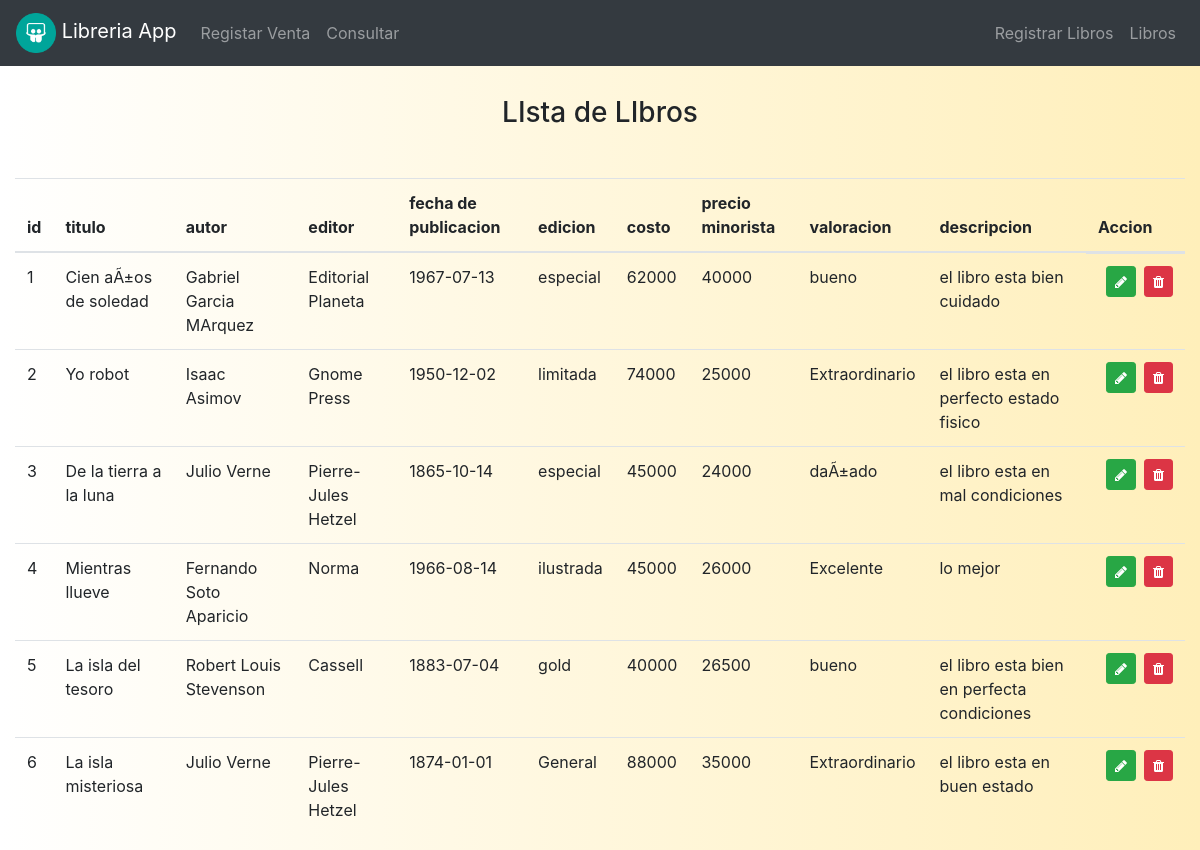
The app's page /libro/index.php with its own data.
### tables this page shows
CREATE TABLE `libros` (
  `id` int(11) NOT NULL,
  `titulo` varchar(255) NOT NULL,
  `autor` varchar(50) NOT NULL,
  `editor` varchar(255) NOT NULL,
  `fecha_publicacion` date NOT NULL,
  `edicion` varchar(255) NOT NULL,
  `costo` int(11) NOT NULL,
  `precio_minorista` int(11) NOT NULL,
  `valoracion` varchar(255) NOT NULL,
  `descripcion` text
);

### libro/index.php (the view, shortened to what this page needs)
<?php include('../template/header.php') ?>
<?php
include_once('../conexion/db.php');
$sql = "SELECT * FROM libros";
$resultado = $pdo->prepare($sql);
$resultado->execute();
$rows = $resultado->fetchAll();
?>
<div class="container-fluid mt-5">
    <div class="row">
        <div class="col-md-12 mt-5 ">
            <h3 class="text-center">LIsta de LIbros </h3>
            <table class="table table-hover mt-5" id="table">
                <thead>
                    <tr>
                        <th scope="col">id</th>
                        <th scope="col">titulo</th>
                        <th scope="col">autor</th>
                        <th scope="col">editor</th>
                        <th scope="col">fecha de publicacion</th>
                        <th scope="col">edicion</th>
                        <th scope="col">costo</th>
                        <th scope="col">precio minorista</th>
                        <th scope="col">valoracion</th>
                        <th scope="col">descripcion</th>
                        <th scope="col">Accion</th>
                    </tr>
                </thead>
                <tbody>
                    <?php foreach ($rows as $row) :  ?>
                        <tr>
                            <td><?= $row['id']; ?></td>
                            <td><?= $row['titulo']; ?></td>
                            <td><?= $row['autor']; ?></td>
                            <td><?= $row['editor']; ?></td>
                            <td><?= $row['fecha_publicacion']; ?></td>
                            <td><?= $row['edicion']; ?></td>
                            <td><?= $row['costo']; ?></td>
                            <td><?= $row['precio_minorista']; ?></td>
                            <td><?= $row['valoracion']; ?></td>
                            <td><?= $row['descripcion']; ?></td>
                            <td class="d-flex justify-content-end">
                                <a href="editar.php?id=<?= $row['id'] ?>" class="btn btn-success btn-sm mx-2"><i class="fa fa-pencil"></i></a>
                                <a href="delete.php?id=<?= $row['id'] ?>" class="btn btn-danger btn-sm"><i class="fa fa-trash"></i></a>
                        </tr>
                    <?php endforeach ?>
                </tbody>
            </table>
        </div>
    </div>
</div>
</body>
</html>

### template/header.php (shortened to what this page needs)
<!doctype html>
<html lang="en">
  <head>
    <link rel="stylesheet" href="../public/css/bootstrap.min.css">
    <link rel="stylesheet" href="https://cdnjs.cloudflare.com/ajax/libs/font-awesome/4.7.0/css/font-awesome.css">
    <link rel="stylesheet" href="../public/css/dataTables.bootstrap4.min.css">
    <link rel="stylesheet" href="../public/css/main.css">
  </head>
  <body>
  <nav class="navbar navbar-expand-lg navbar-dark bg-dark fixed-top">
  <a class="navbar-brand" href="index">
    <img src="../public/logo.png" alt="" width="40">
  Libreria App</a>
  <div class="collapse navbar-collapse" id="navbarNav">
    <ul class="navbar-nav">
    <li class="nav-item">
         <a class="nav-link" href="../clientes">Registar Venta</a>
      </li>
      <li class="nav-item">
         <a class="nav-link" href="../clientes/consultar.php">Consultar</a>
      </li>
    </ul>
    <ul class="navbar-nav ml-auto">
      <li class="nav-item ">
        <a class="nav-link" href="../libro/registrar.php">Registrar Libros <span class="sr-only">(current)</span></a>
      </li>
      <li class="nav-item">
        <a class="nav-link" href="../libro">Libros</a>
      </li>
    </ul>
  </div>
</nav>

### public/css/main.css (style rules this page uses)
body { background: #FFEFBA; background: -webkit-linear-gradient(to right, #FFFFFF, #FFEFBA); background: linear-gradient(to right, #FFFFFF, #FFEFBA); }

### records on screen
libros: id "1", titulo "Cien aÃ±os de soledad", autor "Gabriel Garcia MArquez", editor "Editorial Planeta", fecha_publicacion "1967-07-13", edicion "especial", costo "62000", precio_minorista "40000", valoracion "bueno", descripcion "el libro esta bien cuidado"
libros: id "2", titulo "Yo robot", autor "Isaac Asimov", editor "Gnome Press", fecha_publicacion "1950-12-02", edicion "limitada", costo "74000", precio_minorista "25000", valoracion "Extraordinario", descripcion "el libro esta en perfecto estado fisico"
libros: id "3", titulo "De la tierra a la luna", autor "Julio Verne", editor "Pierre-Jules Hetzel", fecha_publicacion "1865-10-14", edicion "especial", costo "45000", precio_minorista "24000", valoracion "daÃ±ado", descripcion "el libro esta en mal condiciones"
libros: id "4", titulo "Mientras llueve", autor "Fernando Soto Aparicio", editor "Norma", fecha_publicacion "1966-08-14", edicion "ilustrada", costo "45000", precio_minorista "26000", valoracion "Excelente", descripcion "lo mejor"
libros: id "5", titulo "La isla del tesoro", autor "Robert Louis Stevenson", editor "Cassell", fecha_publicacion "1883-07-04", edicion "gold", costo "40000", precio_minorista "26500", valoracion "bueno", descripcion "el libro esta bien en perfecta condiciones"
libros: id "6", titulo "La isla misteriosa", autor "Julio Verne", editor "Pierre-Jules Hetzel", fecha_publicacion "1874-01-01", edicion "General", costo "88000", precio_minorista "35000", valoracion "Extraordinario", descripcion "el libro esta en buen estado"
